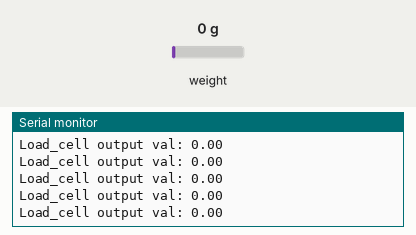
Simulated run of this sketch. Board: Arduino Nano, built with avr-gcc and run on an emulated ATmega328P. On the bench: the last lines printed to the serial monitor. The test bench sets the inputs (shaded band); at power-on: weight on the scale 0 g.

Above: at 3.6 s.
3.7 s: weight on the scale set to 100 g
At 4.09 s:
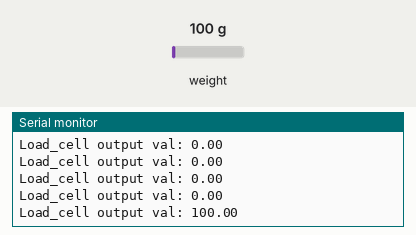
5.2 s: weight on the scale set to 1250 g
At 5.34 s:
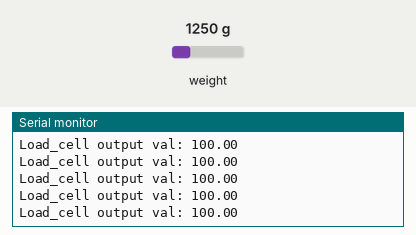
Timing chart, 0 to 8.2 s (numbered marks = the images above; inputs shaded):
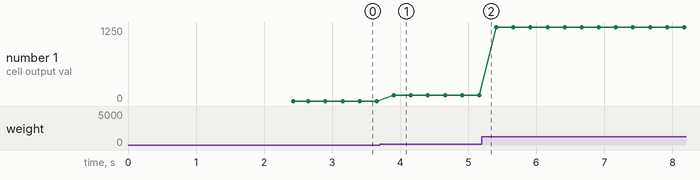

The sketch:

LoadCellReader.ino
```cpp
//-------------------------------------------------------------------------------------
// HX711_ADC.h
// Arduino master library for HX711 24-Bit Analog-to-Digital Converter for Weigh Scales
// Olav Kallhovd sept2017
// Tested with      : HX711 asian module on channel A and YZC-133 3kg load cell
// Tested with MCU  : Arduino Nano
//-------------------------------------------------------------------------------------
// This is an example sketch on how to use this library
// Settling time (number of samples) and data filtering can be adjusted in the HX711_ADC.h file

#include <HX711_ADC.h>

//HX711 constructor (dout pin, sck pin)
HX711_ADC LoadCell(4, 5);

long t;

void setup() {
  Serial.begin(9600);
  Serial.println("Wait...");
  LoadCell.begin();
  long stabilisingtime = 2000; // tare preciscion can be improved by adding a few seconds of stabilising time
  LoadCell.start(stabilisingtime);
  LoadCell.setCalFactor(696.0); // user set calibration factor (float)
  Serial.println("Startup + tare is complete");
}

void loop() {
  //update() should be called at least as often as HX711 sample rate; >10Hz@10SPS, >80Hz@80SPS
  //longer delay in scetch will reduce effective sample rate (be carefull with delay() in loop)
  LoadCell.update();

  //get smoothed value from data set + current calibration factor
  if (millis() > t + 250) {
    float i = LoadCell.getData();
    Serial.print("Load_cell output val: ");
    Serial.println(i);
    t = millis();
  }
}
```

Measured:
- after the input at 3.7 s, the serial monitor: prints a new line after 0.21 s (image 1)
- plotted number 1: 0 → 100 after the input at 3.7 s, 100 → 1250 after the input at 5.2 s
